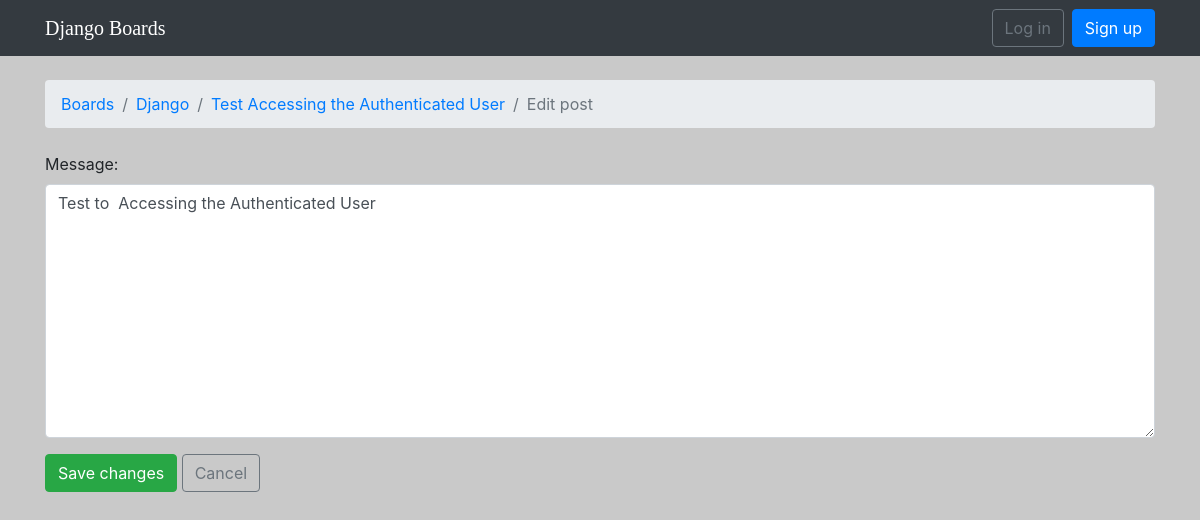
/boards/1/topics/3/posts/2/edit/, run on an earlier commit of the app's database.
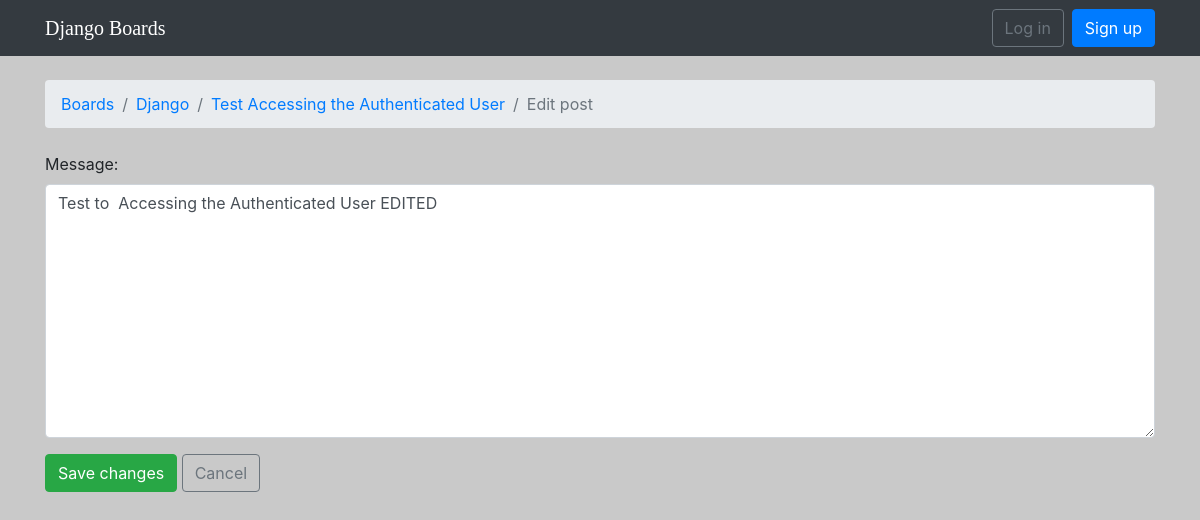
And on a later commit of the database.
### boards/models.py (models this page shows, shortened)
class Post(models.Model):
    message = models.TextField(max_length=4000)
    topic = models.ForeignKey(Topic, on_delete=models.CASCADE, related_name='posts')
    created_at = models.DateTimeField(auto_now_add=True)
    updated_at = models.DateTimeField(null=True)
    created_by = models.ForeignKey(User, on_delete=models.CASCADE, related_name='posts')
    updated_by = models.ForeignKey(User, on_delete=models.CASCADE, null=True, related_name='+')

class Topic(models.Model):
    subject = models.CharField(max_length=255)
    last_updated = models.DateTimeField(auto_now_add=True)
    board = models.ForeignKey(Board, on_delete=models.CASCADE, related_name='topics')
    starter = models.ForeignKey(User, on_delete=models.CASCADE, related_name='topics')
    views = models.PositiveIntegerField(default=0)

class Board(models.Model):
    name = models.CharField(max_length=30, unique=True)
    description = models.CharField(max_length=100)

### boards/views.py (the view, shortened to what this page needs)
class PostUpdateView(UpdateView):
    model = Post
    fields = ('message', )
    template_name = 'edit_post.html'
    pk_url_kwarg = 'post_pk'
    context_object_name = 'post'

### boards/templatetags/form_tags.py (called while the page is built)
@register.filter
def input_class(bound_field):
    css_class = ''
    if bound_field.form.is_bound:
        if bound_field.errors:
            css_class = 'is-invalid'
        elif field_type(bound_field) != 'PasswordInput':
            css_class = 'is-valid'
    return 'form-control {}'.format(css_class)

### templates/edit_post.html (shortened to what this page needs)
{% extends 'base.html' %}
{% block breadcrumb %}
  <li class="breadcrumb-item"><a href="{% url 'home' %}">Boards</a></li>
  <li class="breadcrumb-item"><a href="{% url 'board_topics' post.topic.board.pk %}">{{ post.topic.board.name }}</a></li>
  <li class="breadcrumb-item"><a href="{% url 'topic_posts' post.topic.board.pk post.topic.pk %}">{{ post.topic.subject }}</a></li>
  <li class="breadcrumb-item active">Edit post</li>
{% endblock %}
{% block content %}
  <form method="post" class="mb-4" novalidate>
    {% include 'includes/form.html' %}
    <button type="submit" class="btn btn-success">Save changes</button>
    <a href="{% url 'topic_posts' post.topic.board.pk post.topic.pk %}" class="btn btn-outline-secondary" role="button">Cancel</a>
  </form>
{% endblock %}

### templates/includes/form.html (shortened to what this page needs)
{% load form_tags widget_tweaks %}
{% for field in form %}
  <div class="form-group">
    {{ field.label_tag }}
    {% render_field field class=field|input_class %}
  </div>
{% endfor %}

What changed in the data, as far as the page shows it:
changed Post "Django": message "Test to Accessing the Authenticated User" → "Test to Accessing the Authenticated User EDITED"
